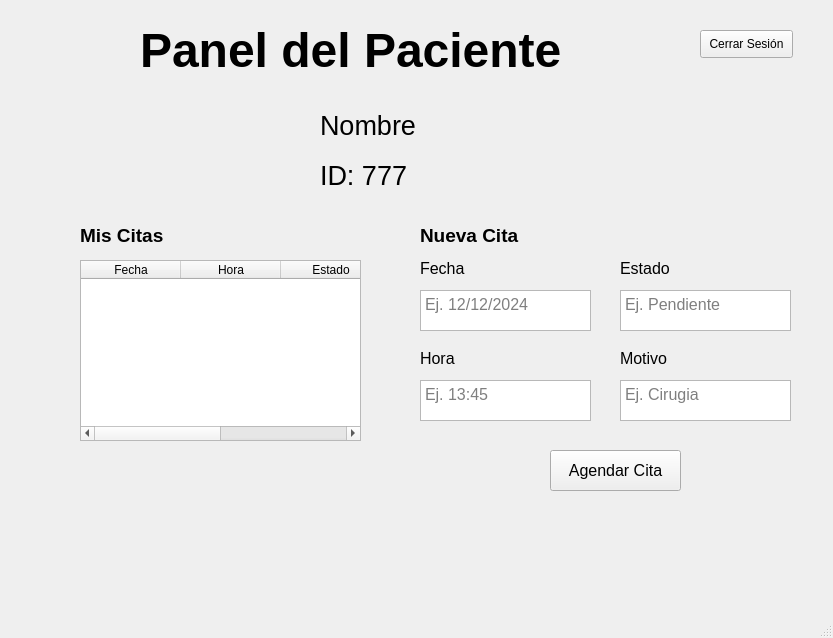
<?xml version="1.0" encoding="UTF-8"?>
<ui version="4.0">
 <class>MainWindow</class>
 <widget class="QMainWindow" name="MainWindow">
  <property name="geometry">
   <rect>
    <x>0</x>
    <y>0</y>
    <width>833</width>
    <height>638</height>
   </rect>
  </property>
  <property name="windowTitle">
   <string>MainWindow</string>
  </property>
  <widget class="QWidget" name="centralwidget">
   <widget class="QLabel" name="lb_title">
    <property name="geometry">
     <rect>
      <x>140</x>
      <y>20</y>
      <width>561</width>
      <height>61</height>
     </rect>
    </property>
    <property name="font">
     <font>
      <pointsize>36</pointsize>
      <weight>75</weight>
      <bold>true</bold>
     </font>
    </property>
    <property name="text">
     <string>Panel del Paciente</string>
    </property>
   </widget>
   <widget class="QLabel" name="lb_name_title">
    <property name="geometry">
     <rect>
      <x>320</x>
      <y>100</y>
      <width>121</width>
      <height>51</height>
     </rect>
    </property>
    <property name="font">
     <font>
      <pointsize>20</pointsize>
     </font>
    </property>
    <property name="text">
     <string>Nombre</string>
    </property>
   </widget>
   <widget class="QLabel" name="lb_id_title">
    <property name="geometry">
     <rect>
      <x>320</x>
      <y>150</y>
      <width>121</width>
      <height>51</height>
     </rect>
    </property>
    <property name="font">
     <font>
      <pointsize>20</pointsize>
     </font>
    </property>
    <property name="text">
     <string>ID: 777</string>
    </property>
   </widget>
   <!-- Replace the table with a QTableWidget for multiple appointments -->
   <widget class="QLabel" name="lb_my_appointments">
    <property name="geometry">
     <rect>
      <x>80</x>
      <y>220</y>
      <width>200</width>
      <height>30</height>
     </rect>
    </property>
    <property name="font">
     <font>
      <pointsize>14</pointsize>
      <weight>75</weight>
      <bold>true</bold>
     </font>
    </property>
    <property name="text">
     <string>Mis Citas</string>
    </property>
   </widget>
   <widget class="QTableWidget" name="tb_patient_appointments">
    <property name="geometry">
     <rect>
      <x>80</x>
      <y>260</y>
      <width>281</width>
      <height>181</height>
     </rect>
    </property>
    <property name="rowCount">
     <number>0</number>
    </property>
    <property name="columnCount">
     <number>4</number>
    </property>
    <column>
     <property name="text">
      <string>Fecha</string>
     </property>
    </column>
    <column>
     <property name="text">
      <string>Hora</string>
     </property>
    </column>
    <column>
     <property name="text">
      <string>Estado</string>
     </property>
    </column>
    <column>
     <property name="text">
      <string>Motivo</string>
     </property>
    </column>
   </widget>
   <widget class="QLabel" name="lb_new_appointment">
    <property name="geometry">
     <rect>
      <x>420</x>
      <y>220</y>
      <width>200</width>
      <height>30</height>
     </rect>
    </property>
    <property name="font">
     <font>
      <pointsize>14</pointsize>
      <weight>75</weight>
      <bold>true</bold>
     </font>
    </property>
    <property name="text">
     <string>Nueva Cita</string>
    </property>
   </widget>
   <widget class="QLabel" name="lb_date">
    <property name="geometry">
     <rect>
      <x>420</x>
      <y>260</y>
      <width>55</width>
      <height>16</height>
     </rect>
    </property>
    <property name="font">
     <font>
      <pointsize>12</pointsize>
     </font>
    </property>
    <property name="text">
     <string>Fecha</string>
    </property>
   </widget>
   <widget class="QTextEdit" name="txt_date">
    <property name="geometry">
     <rect>
      <x>420</x>
      <y>290</y>
      <width>171</width>
      <height>41</height>
     </rect>
    </property>
    <property name="font">
     <font>
      <pointsize>12</pointsize>
     </font>
    </property>
    <property name="placeholderText">
     <string>Ej. 12/12/2024</string>
    </property>
   </widget>
   <widget class="QTextEdit" name="txt_hour">
    <property name="geometry">
     <rect>
      <x>420</x>
      <y>380</y>
      <width>171</width>
      <height>41</height>
     </rect>
    </property>
    <property name="font">
     <font>
      <pointsize>12</pointsize>
     </font>
    </property>
    <property name="placeholderText">
     <string>Ej. 13:45</string>
    </property>
   </widget>
   <widget class="QLabel" name="lb_hour">
    <property name="geometry">
     <rect>
      <x>420</x>
      <y>350</y>
      <width>55</width>
      <height>16</height>
     </rect>
    </property>
    <property name="font">
     <font>
      <pointsize>12</pointsize>
     </font>
    </property>
    <property name="text">
     <string>Hora</string>
    </property>
   </widget>
   <widget class="QTextEdit" name="txt_status">
    <property name="geometry">
     <rect>
      <x>620</x>
      <y>290</y>
      <width>171</width>
      <height>41</height>
     </rect>
    </property>
    <property name="font">
     <font>
      <pointsize>12</pointsize>
     </font>
    </property>
    <property name="placeholderText">
     <string>Ej. Pendiente</string>
    </property>
   </widget>
   <widget class="QLabel" name="lb_reason">
    <property name="geometry">
     <rect>
      <x>620</x>
      <y>350</y>
      <width>61</width>
      <height>16</height>
     </rect>
    </property>
    <property name="font">
     <font>
      <pointsize>12</pointsize>
     </font>
    </property>
    <property name="text">
     <string>Motivo</string>
    </property>
   </widget>
   <widget class="QLabel" name="lb_status">
    <property name="geometry">
     <rect>
      <x>620</x>
      <y>260</y>
      <width>61</width>
      <height>16</height>
     </rect>
    </property>
    <property name="font">
     <font>
      <pointsize>12</pointsize>
     </font>
    </property>
    <property name="text">
     <string>Estado</string>
    </property>
   </widget>
   <widget class="QTextEdit" name="txt_reason">
    <property name="geometry">
     <rect>
      <x>620</x>
      <y>380</y>
      <width>171</width>
      <height>41</height>
     </rect>
    </property>
    <property name="font">
     <font>
      <pointsize>12</pointsize>
     </font>
    </property>
    <property name="placeholderText">
     <string>Ej. Cirugia</string>
    </property>
   </widget>
   <widget class="QPushButton" name="bt_appointment">
    <property name="geometry">
     <rect>
      <x>550</x>
      <y>450</y>
      <width>131</width>
      <height>41</height>
     </rect>
    </property>
    <property name="font">
     <font>
      <pointsize>12</pointsize>
     </font>
    </property>
    <property name="text">
     <string>Agendar Cita</string>
    </property>
   </widget>
   <!-- Add logout button -->
   <widget class="QPushButton" name="bt_logout">
    <property name="geometry">
     <rect>
      <x>700</x>
      <y>30</y>
      <width>93</width>
      <height>28</height>
     </rect>
    </property>
    <property name="text">
     <string>Cerrar Sesión</string>
    </property>
   </widget>
  </widget>
  <widget class="QMenuBar" name="menubar">
   <property name="geometry">
    <rect>
     <x>0</x>
     <y>0</y>
     <width>833</width>
     <height>26</height>
    </rect>
   </property>
  </widget>
  <widget class="QStatusBar" name="statusbar"/>
 </widget>
 <resources/>
 <connections/>
</ui>
